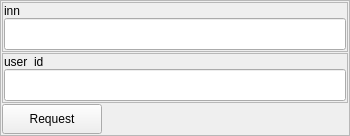
                <widget class="QFrame" name="frame_94">
                 <property name="minimumSize">
                  <size>
                   <width>350</width>
                   <height>0</height>
                  </size>
                 </property>
                 <property name="maximumSize">
                  <size>
                   <width>350</width>
                   <height>16777215</height>
                  </size>
                 </property>
                 <property name="frameShape">
                  <enum>QFrame::StyledPanel</enum>
                 </property>
                 <property name="frameShadow">
                  <enum>QFrame::Raised</enum>
                 </property>
                 <layout class="QVBoxLayout" name="verticalLayout_64">
                  <property name="spacing">
                   <number>1</number>
                  </property>
                  <property name="leftMargin">
                   <number>1</number>
                  </property>
                  <property name="topMargin">
                   <number>1</number>
                  </property>
                  <property name="rightMargin">
                   <number>1</number>
                  </property>
                  <property name="bottomMargin">
                   <number>1</number>
                  </property>
                  <item>
                   <widget class="QFrame" name="frame_95">
                    <property name="minimumSize">
                     <size>
                      <width>0</width>
                      <height>50</height>
                     </size>
                    </property>
                    <property name="maximumSize">
                     <size>
                      <width>16777215</width>
                      <height>16777215</height>
                     </size>
                    </property>
                    <property name="frameShape">
                     <enum>QFrame::StyledPanel</enum>
                    </property>
                    <property name="frameShadow">
                     <enum>QFrame::Raised</enum>
                    </property>
                    <layout class="QVBoxLayout" name="verticalLayout_74">
                     <property name="spacing">
                      <number>1</number>
                     </property>
                     <property name="leftMargin">
                      <number>1</number>
                     </property>
                     <property name="topMargin">
                      <number>1</number>
                     </property>
                     <property name="rightMargin">
                      <number>1</number>
                     </property>
                     <property name="bottomMargin">
                      <number>1</number>
                     </property>
                     <item>
                      <widget class="QLabel" name="label_55">
                       <property name="minimumSize">
                        <size>
                         <width>0</width>
                         <height>13</height>
                        </size>
                       </property>
                       <property name="maximumSize">
                        <size>
                         <width>16777215</width>
                         <height>13</height>
                        </size>
                       </property>
                       <property name="text">
                        <string>inn</string>
                       </property>
                      </widget>
                     </item>
                     <item>
                      <widget class="QLineEdit" name="text_inn_GetGuestsList">
                       <property name="minimumSize">
                        <size>
                         <width>0</width>
                         <height>32</height>
                        </size>
                       </property>
                      </widget>
                     </item>
                    </layout>
                   </widget>
                  </item>
                  <item>
                   <widget class="QFrame" name="frame_96">
                    <property name="minimumSize">
                     <size>
                      <width>0</width>
                      <height>50</height>
                     </size>
                    </property>
                    <property name="maximumSize">
                     <size>
                      <width>16777215</width>
                      <height>50</height>
                     </size>
                    </property>
                    <property name="frameShape">
                     <enum>QFrame::StyledPanel</enum>
                    </property>
                    <property name="frameShadow">
                     <enum>QFrame::Raised</enum>
                    </property>
                    <layout class="QVBoxLayout" name="verticalLayout_75">
                     <property name="spacing">
                      <number>1</number>
                     </property>
                     <property name="leftMargin">
                      <number>1</number>
                     </property>
                     <property name="topMargin">
                      <number>1</number>
                     </property>
                     <property name="rightMargin">
                      <number>1</number>
                     </property>
                     <property name="bottomMargin">
                      <number>1</number>
                     </property>
                     <item>
                      <widget class="QLabel" name="label_56">
                       <property name="minimumSize">
                        <size>
                         <width>0</width>
                         <height>13</height>
                        </size>
                       </property>
                       <property name="maximumSize">
                        <size>
                         <width>16777215</width>
                         <height>13</height>
                        </size>
                       </property>
                       <property name="text">
                        <string>user_id</string>
                       </property>
                      </widget>
                     </item>
                     <item>
                      <widget class="QLineEdit" name="text_user_id_GetGuestsList">
                       <property name="minimumSize">
                        <size>
                         <width>0</width>
                         <height>32</height>
                        </size>
                       </property>
                      </widget>
                     </item>
                    </layout>
                   </widget>
                  </item>
                  <item>
                   <widget class="QPushButton" name="bt_GetGuestsList">
                    <property name="minimumSize">
                     <size>
                      <width>100</width>
                      <height>30</height>
                     </size>
                    </property>
                    <property name="maximumSize">
                     <size>
                      <width>100</width>
                      <height>30</height>
                     </size>
                    </property>
                    <property name="text">
                     <string>Request</string>
                    </property>
                   </widget>
                  </item>
                 </layout>
                </widget>
